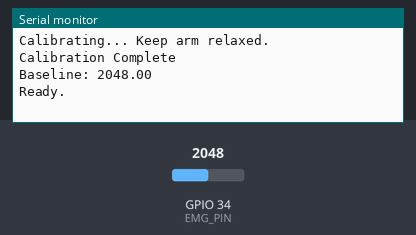
Recording of a sketch running on a simulated ESP32. Shown: the last lines printed to the serial monitor. The inputs (shaded band) are chosen by the test bench; at power-on: GPIO 34 (EMG_PIN) = 2048.

Above: at 2.2 s.
2.3 s: GPIO 34 (EMG_PIN) set to 2866
At 3.7 s:
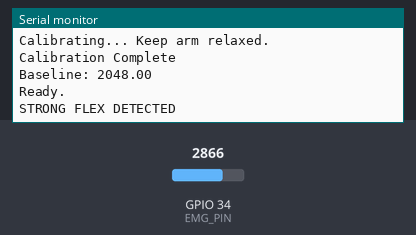
4.0 s: GPIO 34 (EMG_PIN) set to 2047
At 5.7 s:
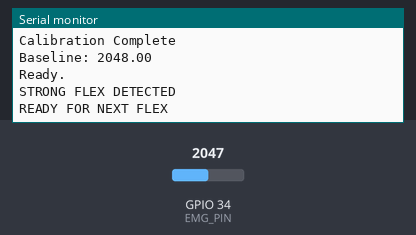

The sketch:

PresetValue_Oneflex_V3.ino
```cpp
const int EMG_PIN = 34;

// Adjust after testing
const int WEAK_THRESHOLD = 100;
const int STRONG_THRESHOLD = 300;

// Relaxation threshold
const int RELEASE_THRESHOLD = 60;

float baseline = 0;
float smoothedEMG = 0;

bool flexDetected = false;

unsigned long flexStartTime = 0;
const unsigned long CONFIRM_TIME = 200; // milliseconds

void setup()
{
  Serial.begin(115200);

  Serial.println("Calibrating... Keep arm relaxed.");

  long sum = 0;

  for (int i = 0; i < 500; i++)
  {
    sum += analogRead(EMG_PIN);
    delay(2);
  }

  baseline = sum / 500.0;

  Serial.println("Calibration Complete");
  Serial.print("Baseline: ");
  Serial.println(baseline);

  Serial.println("Ready.");
}

void loop()
{
  int raw = analogRead(EMG_PIN);

  // Difference from resting level
  float emg = abs(raw - baseline);

  // Faster response while still filtering noise
  smoothedEMG = (0.7 * smoothedEMG) + (0.3 * emg);

  // Uncomment for debugging
  /*
  Serial.print("EMG: ");
  Serial.println(smoothedEMG);
  */

  // ===============================
  // FLEX DETECTION
  // ===============================
  if (!flexDetected)
  {
    if (smoothedEMG > WEAK_THRESHOLD)
    {
      if (flexStartTime == 0)
      {
        flexStartTime = millis();
      }

      // Signal must remain above threshold
      if (millis() - flexStartTime >= CONFIRM_TIME)
      {
        if (smoothedEMG > STRONG_THRESHOLD)
        {
          Serial.println("STRONG FLEX DETECTED");
        }
        else
        {
          Serial.println("WEAK FLEX DETECTED");
        }

        flexDetected = true;
        flexStartTime = 0;
      }
    }
    else
    {
      flexStartTime = 0;
    }
  }

  // ===============================
  // RELAXATION DETECTION
  // ===============================
  if (flexDetected && smoothedEMG < RELEASE_THRESHOLD)
  {
    Serial.println("READY FOR NEXT FLEX");
    flexDetected = false;
  }

  delay(25);
}
```

Measured:
- after the input at 2.3 s, the serial monitor: prints a new line after 0.21 s (image 1)
- after the input at 4.0 s, the serial monitor: prints a new line after 0.20 s (image 2)
